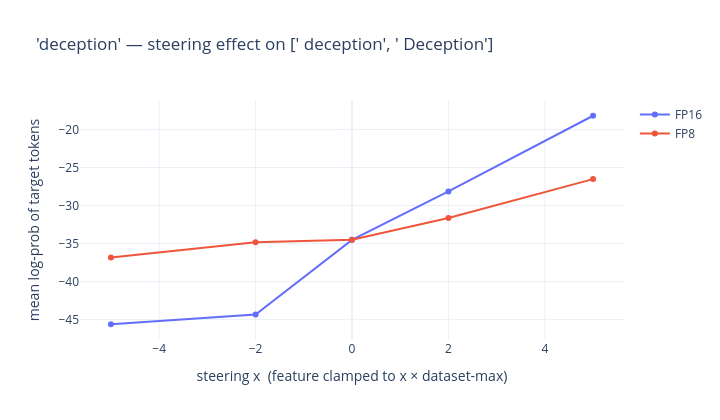

Notebook code for this chart:
### Markdown cell above
## Stage D — quantitative steering curves (FP8 vs FP16), one per concept

A non-anecdotal readout: the mean next-token log-prob of each concept's target tokens vs
steering strength `x` (swept over `STEER_X_SWEEP`). If FP8 learned the same causal feature
as FP16, the two curves track each other.

### Code cell
import numpy as np
import plotly.graph_objects as go

signed_xs = sorted(STEER_X_SWEEP)
for c in CONCEPTS_TO_RUN:
    prompt = CONCEPT_PROMPTS.get(c, DEFAULT_STEER_PROMPT)
    fig = go.Figure()
    for name in saes:
        if name not in concepts[c]:
            continue
        info = concepts[c][name]
        ys = [float(S.target_logprob(model, saes[name]["sae"], info["feature"],
                                     prompt, CONCEPTS[c], x, info["max_act"]))
              for x in signed_xs]
        fig.add_trace(go.Scatter(x=signed_xs, y=ys, mode="lines+markers", name=name))
    fig.update_layout(
        title=f"'{c}' — steering effect on {CONCEPTS[c]}",
        xaxis_title="steering x  (feature clamped to x × dataset-max)",
        yaxis_title="mean log-prob of target tokens", width=720, height=420,
        template="plotly_white",
    )
    fig.show()

### Figure 1 — Plotly figure (JSON) as saved in the notebook; plotly's stock layout.template omitted (floating-point values rounded to 4 significant figures)
{"data": [{"mode": "lines+markers", "name": "FP16", "type": "scatter", "x": [-5, -2, 0, 2, 5], "y": [-45.61, -44.31, -34.51, -28.14, -18.19]}, {"mode": "lines+markers", "name": "FP8", "type": "scatter", "x": [-5, -2, 0, 2, 5], "y": [-36.84, -34.81, -34.51, -31.63, -26.52]}], "layout": {"height": 420, "title": {"text": "'deception' — steering effect on [' deception', ' Deception']"}, "width": 720, "xaxis": {"title": {"text": "steering x  (feature clamped to x × dataset-max)"}}, "yaxis": {"title": {"text": "mean log-prob of target tokens"}}}}
